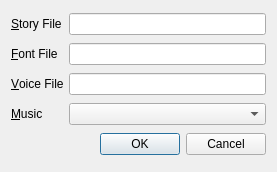
<?xml version="1.0" encoding="UTF-8"?>
<ui version="4.0">
 <class>fso::fred::dialogs::FictionViewerDialog</class>
 <widget class="QDialog" name="fso::fred::dialogs::FictionViewerDialog">
  <property name="geometry">
   <rect>
    <x>0</x>
    <y>0</y>
    <width>277</width>
    <height>172</height>
   </rect>
  </property>
  <property name="windowTitle">
   <string>Fiction Viewer Editor</string>
  </property>
  <layout class="QGridLayout" name="gridLayout">
   <item row="0" column="0">
    <widget class="QLabel" name="label_2">
     <property name="text">
      <string>&amp;Story File</string>
     </property>
     <property name="buddy">
      <cstring>storyFileEdit</cstring>
     </property>
    </widget>
   </item>
   <item row="0" column="1">
    <widget class="QLineEdit" name="storyFileEdit">
     <property name="sizePolicy">
      <sizepolicy hsizetype="Expanding" vsizetype="Fixed">
       <horstretch>0</horstretch>
       <verstretch>0</verstretch>
      </sizepolicy>
     </property>
    </widget>
   </item>
   <item row="1" column="0">
    <widget class="QLabel" name="label">
     <property name="text">
      <string>&amp;Font File</string>
     </property>
     <property name="buddy">
      <cstring>fontFileEdit</cstring>
     </property>
    </widget>
   </item>
   <item row="1" column="1">
    <widget class="QLineEdit" name="fontFileEdit"/>
   </item>
   <item row="2" column="0">
    <widget class="QLabel" name="voiceFileLabel">
     <property name="text">
      <string>&amp;Voice File</string>
     </property>
     <property name="buddy">
      <cstring>voiceFileEdit</cstring>
     </property>
    </widget>
   </item>
   <item row="2" column="1">
    <widget class="QLineEdit" name="voiceFileEdit"/>
   </item>
   <item row="3" column="0">
    <widget class="QLabel" name="musicLabel">
     <property name="text">
      <string>&amp;Music</string>
     </property>
     <property name="buddy">
      <cstring>musicComboBox</cstring>
     </property>
    </widget>
   </item>
   <item row="3" column="1">
    <widget class="QComboBox" name="musicComboBox"/>
   </item>
   <item row="4" column="1">
    <widget class="QDialogButtonBox" name="okAndCancelButtons">
     <property name="standardButtons">
      <set>QDialogButtonBox::Cancel|QDialogButtonBox::Ok</set>
     </property>
    </widget>
   </item>
  </layout>
 </widget>
 <resources/>
 <connections>
  <connection>
   <sender>okAndCancelButtons</sender>
   <signal>accepted()</signal>
   <receiver>fso::fred::dialogs::FictionViewerDialog</receiver>
   <slot>accept()</slot>
   <hints>
    <hint type="sourcelabel">
     <x>138</x>
     <y>134</y>
    </hint>
    <hint type="destinationlabel">
     <x>114</x>
     <y>78</y>
    </hint>
   </hints>
  </connection>
 </connections>
</ui>
